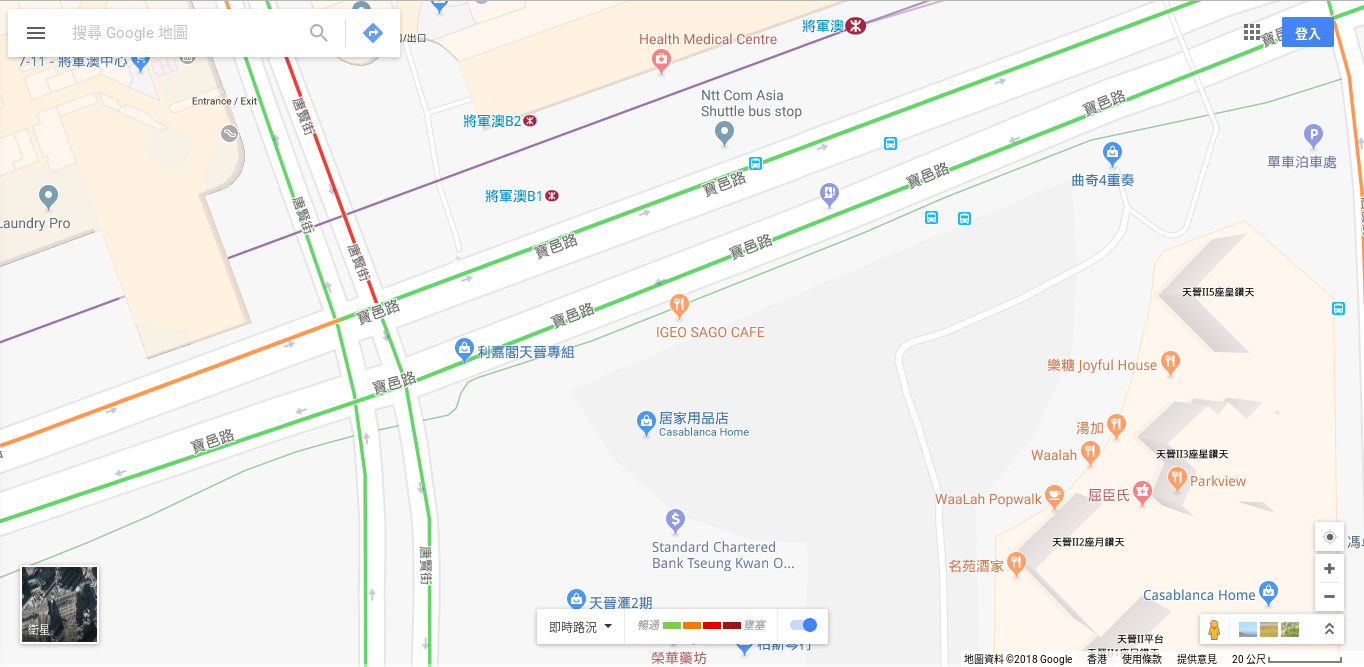
//> input picture sample-traffic-1.png, 1364 x 667 px
$ ./traffic-analysis sample-traffic-1.png   (built with g++ and OpenCV 4)
//> lines starting //> are read from the running program, lines starting //| are printed output that depends on the picture; after the words box and inside, x2 and y2 are one past the last pixel; in counts of white or black regions, pixels touching at a corner belong together
#include <opencv2/opencv.hpp>
#include <iostream>
#include <algorithm>
#include <cstdio>

using namespace std;

// Remarks;
// for 32-bit images:
// GIMP HSV ranges:     H: 0-360, S: 0-100, V: 0-100
// OpenCV HSV ranges:   H: 0-360, S: 0-255, V: 0-255
//
// for 8-bit images: (using this)
// GIMP HSV ranges:     H: 0-360, S: 0-100, V: 0-100
// OpenCV HSV ranges:   H: 0-180, S: 0-255, V: 0-255

// Usage:
// 1. adjust the zoom level of the map to focus the area of interest
// 2. screen capture the map as a png file
// 3. ./traffic-analysis <the map image>
// * need to turn the parameters

static int gimp_hue_to_opencv_hue(int hue) {
    return (int)(hue / 360.0f * 180.0f);
}

static int gimp_sat_to_opencv_sat(int sat) {
    return (int)(sat / 100.0f * 255.0f);
}

static int gimp_val_to_opencv_val(int val) {
    return (int)(val/ 100.0f * 255.0f);
}

void detect_traffic_lines( vector<cv::Mat> hsvChannels,
        int gimpHue, int gimpSat, int gimpVal,
        int gimpHueRangeLower, int gimpHueRangeUpper,
        int gimpSatRange, int gimpValRange,
        vector<cv::Vec4i> & lines) {
    const int hueValue = gimp_hue_to_opencv_hue(gimpHue);
    const int hueRangeLower = gimp_hue_to_opencv_hue(gimpHueRangeLower);
    const int hueRangeUpper = gimp_hue_to_opencv_hue(gimpHueRangeUpper);
    const int satValue = gimp_sat_to_opencv_sat(gimpSat);
    const int satRange = gimp_sat_to_opencv_sat(gimpSatRange);
    const int valValue = gimp_val_to_opencv_val(gimpVal);
    const int valRange = gimp_val_to_opencv_val(gimpValRange);

    // in OpenCV ranges:
    int hueLower = hueValue - hueRangeLower;
    int hueUpper = hueValue + hueRangeUpper;
    int satLower = max(satValue - satRange, 0);
    int satUpper = min(satValue + satRange, 255);
    int valLower = max(valValue - valRange, 0);
    int valUpper = min(valValue + valRange, 255);

    // Note: Hue is circular. OpenCV will help warping the value automatically.

    cv::Mat hueMask;
    cv::Mat saturationMask;
    cv::Mat valueMask;

    cv::inRange(hsvChannels[0], hueLower, hueUpper, hueMask);
    cv::inRange(hsvChannels[1], satLower, satUpper, saturationMask);
    cv::inRange(hsvChannels[2], valLower, valUpper, valueMask);

    hueMask = (hueMask & saturationMask) & valueMask;

    // perform line detection
    cv::HoughLinesP(hueMask, lines, 1, CV_PI / 360, 100, 10, 100);
}

int main(int argc, char* argv[])
{
    cv::Mat input = cv::imread(argv[1]);
//> input is the input picture: 667 rows x 1364 cols, CV_8UC3; mean B, G, R 237.7, 240.8, 241.5

    // convert to HSV color space
    cv::Mat hsvImage;
    cv::cvtColor(input, hsvImage, CV_BGR2HSV);
//> hsvImage: 667 rows x 1364 cols, CV_8UC3; mean H, S, V 7.9, 9.5, 244.6

    // split the channels
    vector<cv::Mat> hsvChannels;
    cv::split(hsvImage, hsvChannels); // [hue, saturation, value]

    // traffic code detection
    vector<cv::Vec4i> veryGreenLines;
    vector<cv::Vec4i> greenLines;
    vector<cv::Vec4i> redLines;
    vector<cv::Vec4i> veryRedLines;
    detect_traffic_lines(hsvChannels, 90, 60, 79, 29, 50, 30, 30, veryGreenLines);
//> in detect_traffic_lines, `hueMask = (hueMask & saturationMask) & valueMask;`:
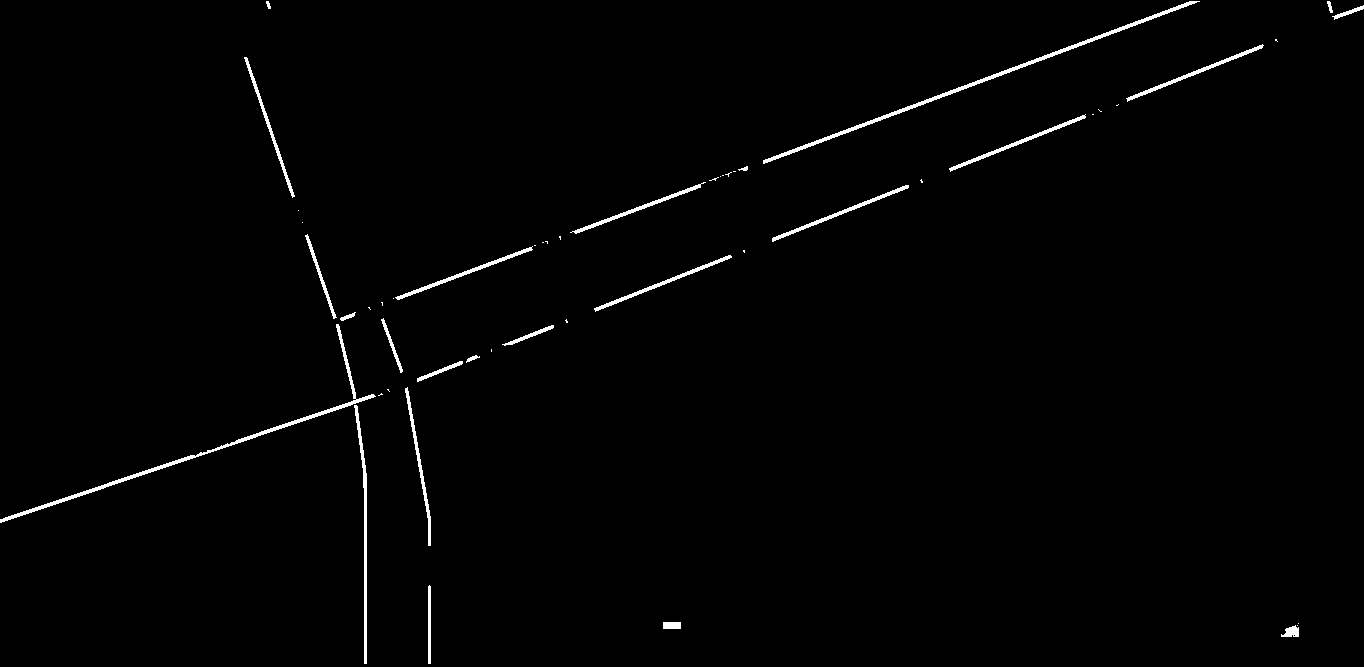
//> hueMask: 667 rows x 1364 cols, CV_8UC1; 1.1% white; 50 white regions (26 under 20 px), largest, box (x1, y1, x2, y2) and area: (763, 1, 1200, 164) 1753, (0, 324, 376, 523) 1703, (354, 405, 367, 664) 813
//> in detect_traffic_lines, `cv::HoughLinesP(hueMask, lines, 1, CV_PI / 360, 100, 10, 100);`: lines = 21 lines (x1, y1, x2, y2), first 8: [341, 408, 1363, 6], [341, 320, 1196, 1], [340, 319, 1191, 1], [364, 400, 1363, 7], [354, 405, 1363, 8], [323, 414, 1363, 5], [0, 519, 454, 367], [0, 520, 431, 376]
//> veryGreenLines = 21 items, first 8: [341, 408, 1363, 6], [341, 320, 1196, 1], [340, 319, 1191, 1], [364, 400, 1363, 7], [354, 405, 1363, 8], [323, 414, 1363, 5], [0, 519, 454, 367], [0, 520, 431, 376]
    detect_traffic_lines(hsvChannels, 30, 99, 94, 14, 30, 30, 30, greenLines);
//> call 2 of detect_traffic_lines, with gimpHue = 30, gimpSat = 99, gimpVal = 94, gimpHueRangeLower = 14, gimpHueRangeUpper = 30, gimpSatRange = 30, gimpValRange = 30
//> in detect_traffic_lines (call 2), `hueMask = (hueMask & saturationMask) & valueMask;`:
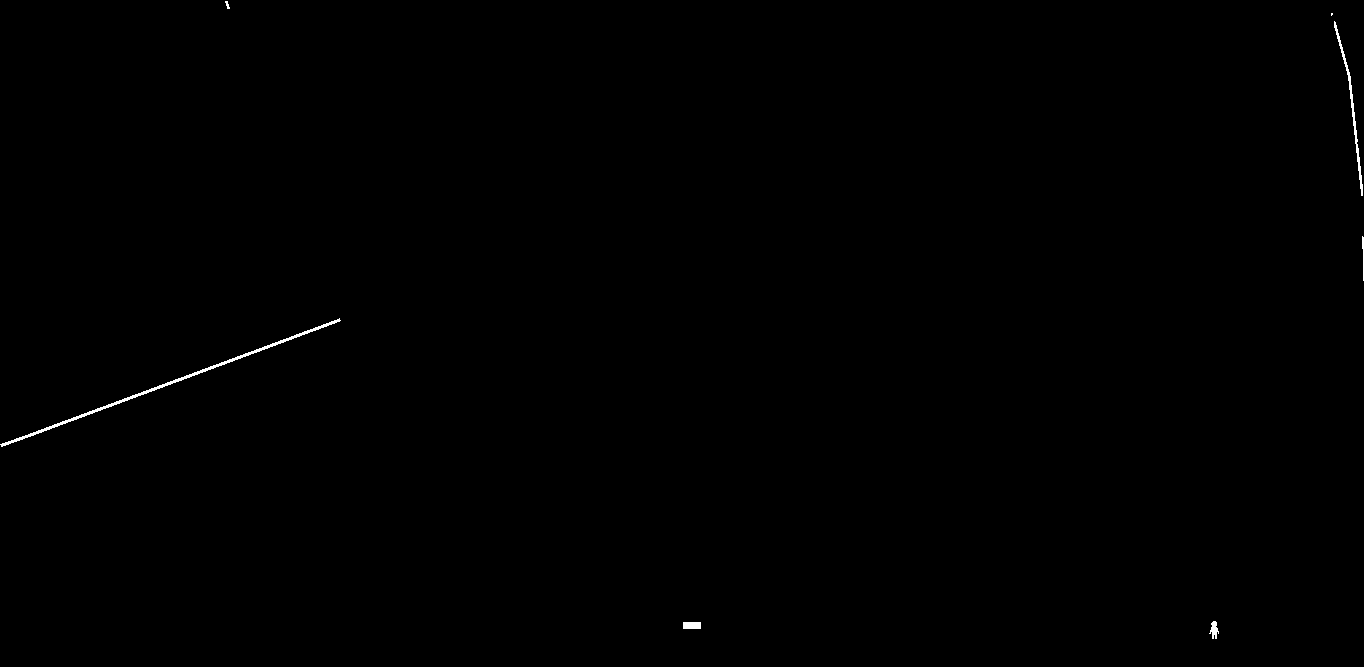
//> hueMask: 667 rows x 1364 cols, CV_8UC1; 0.2% white; 7 white regions (1 under 20 px), largest, box (x1, y1, x2, y2) and area: (0, 318, 341, 447) 1098, (1334, 21, 1363, 196) 444, (683, 622, 701, 629) 126, (1209, 621, 1219, 639) 102, (1362, 236, 1364, 281) 57, (225, 1, 230, 9) 22
//> in detect_traffic_lines (call 2), `cv::HoughLinesP(hueMask, lines, 1, CV_PI / 360, 100, 10, 100);`: lines = 4 lines (x1, y1, x2, y2): [1, 446, 339, 319], [2, 446, 340, 320], [1, 445, 338, 319], [1349, 72, 1361, 195]
//> greenLines = 4 items: [1, 446, 339, 319], [2, 446, 340, 320], [1, 445, 338, 319], [1349, 72, 1361, 195]
    detect_traffic_lines(hsvChannels, 0, 100, 90, 15, 15, 30, 30, redLines);
//> call 3 of detect_traffic_lines, with gimpHue = 0, gimpSat = 100, gimpVal = 90, gimpHueRangeLower = 15, gimpHueRangeUpper = 15, gimpSatRange = 30, gimpValRange = 30
//> in detect_traffic_lines (call 3), `cv::inRange(hsvChannels[2], valLower, valUpper, valueMask);`:
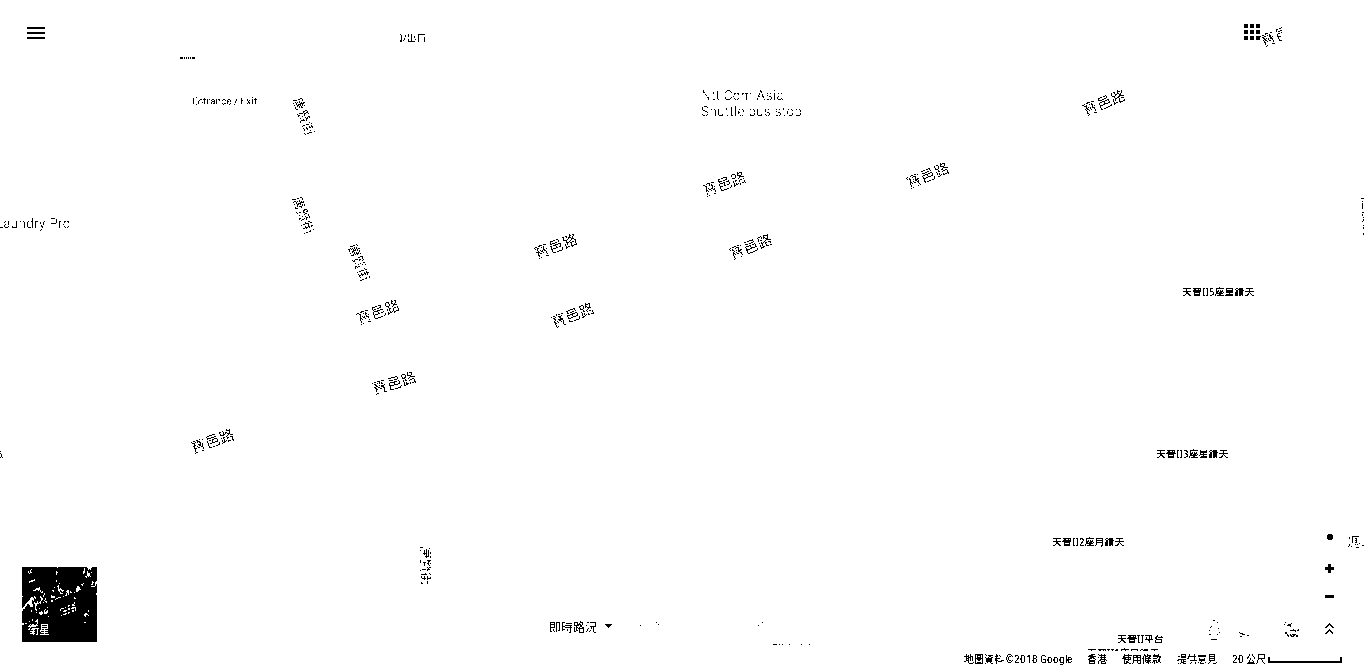
//> valueMask: 667 rows x 1364 cols, CV_8UC1; 98.8% white; 559 black regions (472 under 20 px), largest, box (x1, y1, x2, y2) and area: (22, 567, 97, 642) 5107, (1268, 657, 1342, 663) 164, (574, 621, 584, 633) 60
//> in detect_traffic_lines (call 3), `cv::HoughLinesP(hueMask, lines, 1, CV_PI / 360, 100, 10, 100);`: lines = 2 lines (x1, y1, x2, y2): [286, 57, 375, 302], [287, 57, 376, 302]
//> redLines = 2 items: [286, 57, 375, 302], [287, 57, 376, 302]
    detect_traffic_lines(hsvChannels, 0, 88, 62, 15, 15, 15, 15, veryRedLines);

    printf("Detected: \n \
            %ld very green lines, %ld green lines, \n \
            %ld very red lines, %ld red lines\n",
            veryGreenLines.size(), greenLines.size(),
            veryRedLines.size(), redLines.size());
//| Detected:
//|              21 very green lines, 4 green lines,
//|              0 very red lines, 2 red lines

    // decide the level of traffic jam by finding the major type of lines

    // draw and show the detected lines
    // user can type a key to close the result
    { // this block can be removed
    for (unsigned int i = 0; i < veryGreenLines.size(); ++i) {
        cv::line(input,
                cv::Point(veryGreenLines[i][0], veryGreenLines[i][1]),
                cv::Point(veryGreenLines[i][2], veryGreenLines[i][3]),
                cv::Scalar(0, 255, 0), 5);
    }
//> this loop made 21 passes
//> input: 667 rows x 1364 cols, CV_8UC3; 3.47% of pixels changed, all inside (x1, y1, x2, y2) = (0, 0, 1364, 667)
    for (unsigned int i = 0; i < greenLines.size(); ++i) {
        cv::line(input,
                cv::Point(greenLines[i][0], greenLines[i][1]),
                cv::Point(greenLines[i][2], greenLines[i][3]),
                cv::Scalar(0, 255, 0), 5);
    }
//> this loop made 4 passes
//> input: 667 rows x 1364 cols, CV_8UC3; mean B, G, R 230.2, 241.8, 233.8
    for (unsigned int i = 0; i < redLines.size(); ++i) {
        cv::line(input,
                cv::Point(redLines[i][0], redLines[i][1]),
                cv::Point(redLines[i][2], redLines[i][3]),
                cv::Scalar(0, 0, 255), 5);
    }
//> this loop made 2 passes
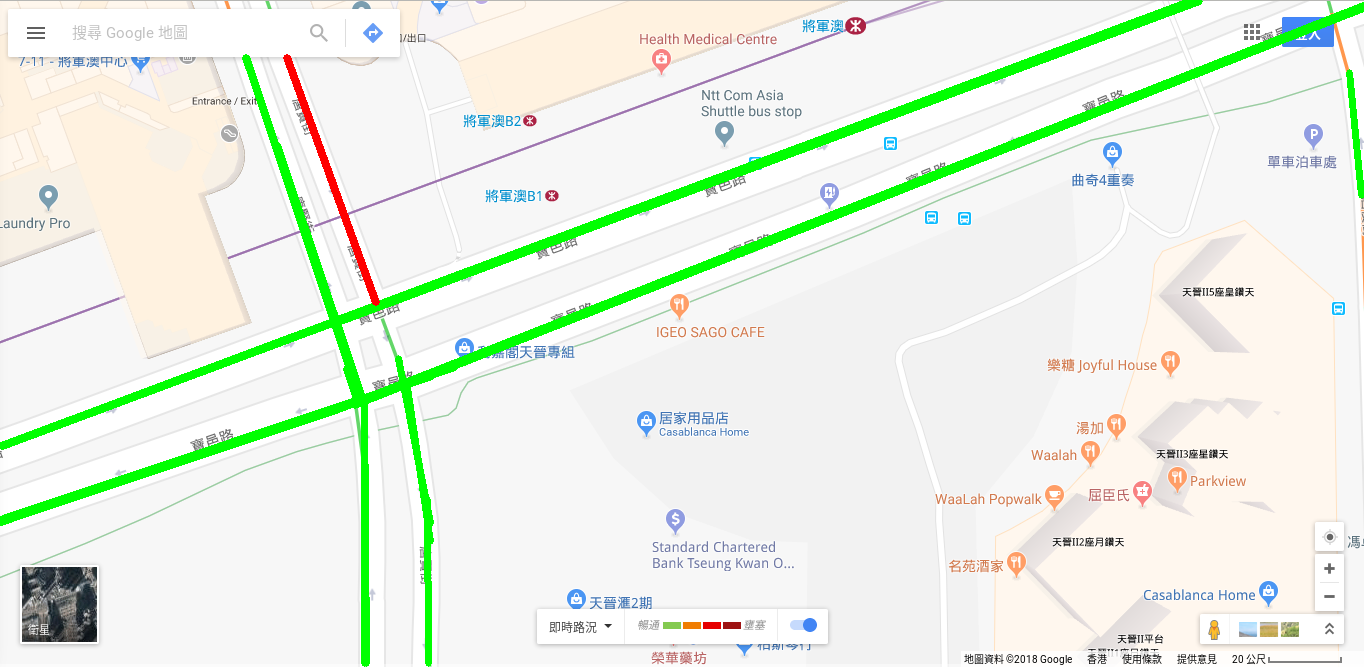
//> input: 667 rows x 1364 cols, CV_8UC3; mean B, G, R 229.8, 241.4, 233.9
    for (unsigned int i = 0; i < veryRedLines.size(); ++i) {
        cv::line(input,
                cv::Point(veryRedLines[i][0], veryRedLines[i][1]),
                cv::Point(veryRedLines[i][2], veryRedLines[i][3]),
                cv::Scalar(0, 0, 255), 5);
    }
//> this loop made 0 passes

    cv::imshow("input", input); // draw the
    cv::waitKey(0);
    }
    return 0;
}

// vim: set ts=4 sw=4 tw=80 spell:
